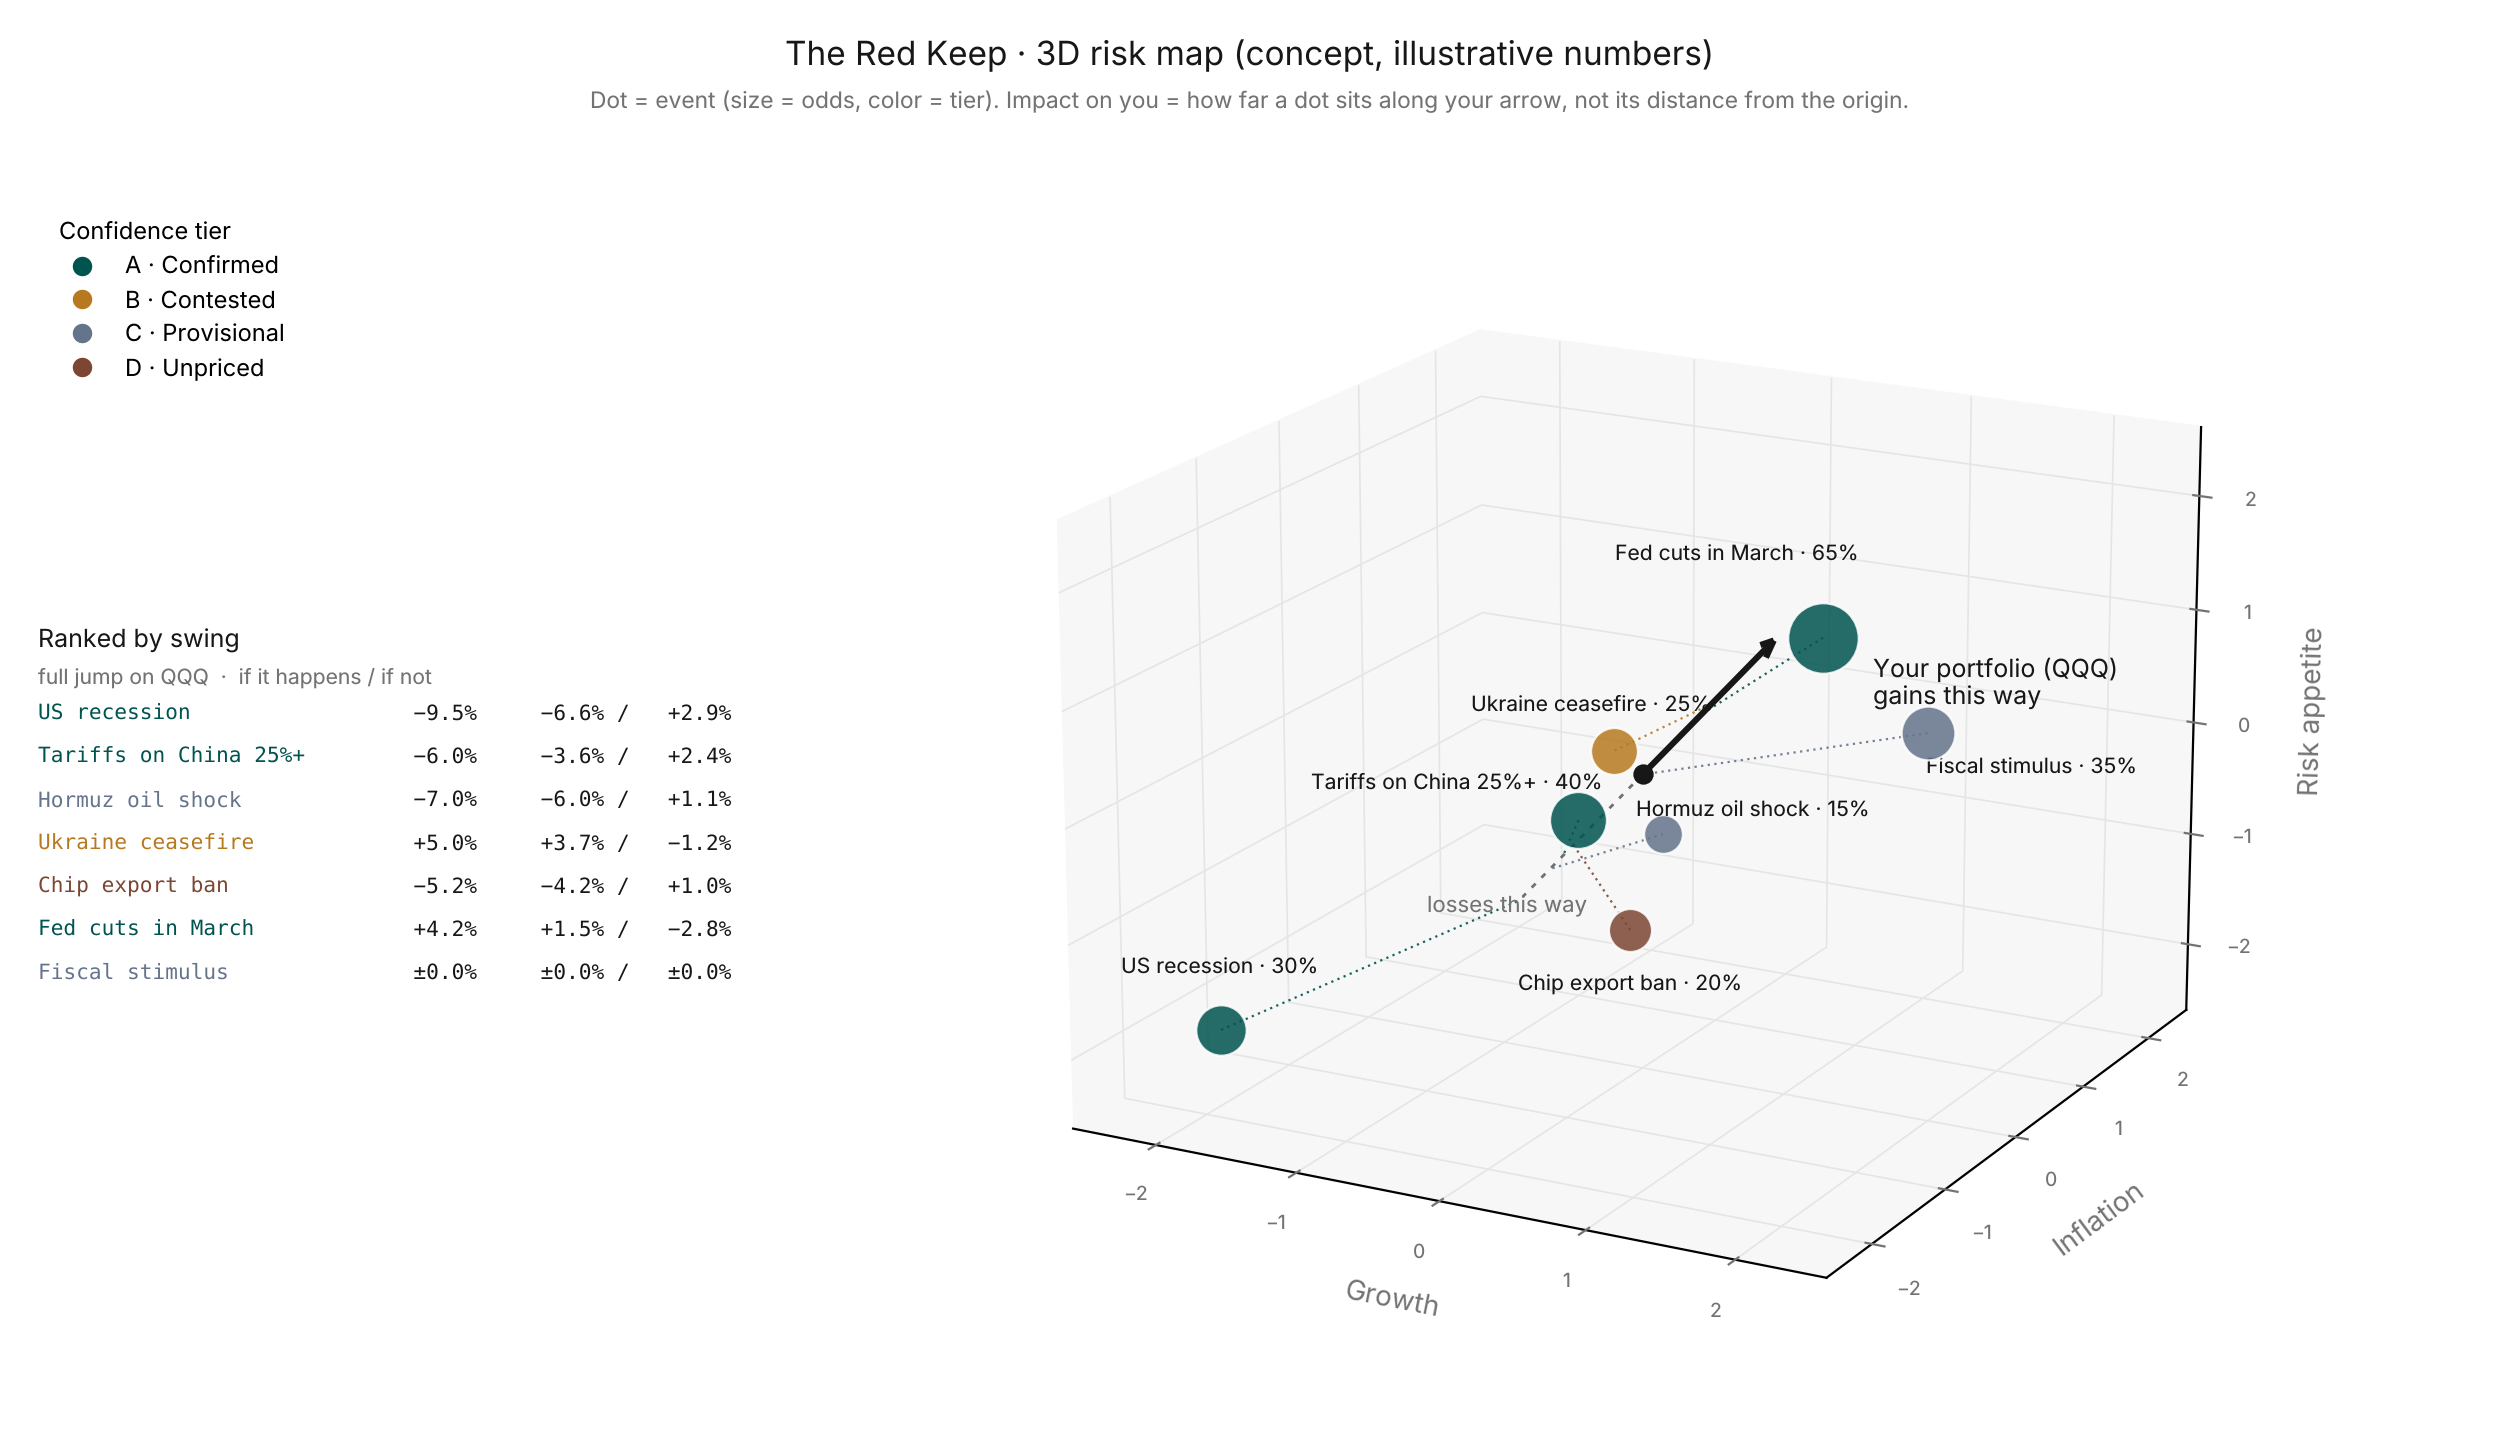

The script that drew this image:
"""Concept figure for the 3D risk map (illustrative numbers only)."""
import numpy as np
import matplotlib
matplotlib.use("Agg")
import matplotlib.pyplot as plt
from matplotlib import font_manager

# Castle-like palette
INK = "#171717"; GRAY = "#737373"; LINE = "#E5E5E5"; BG = "#FFFFFF"
TEAL = "#00544F"; AMBER = "#B7791F"; SLATE = "#64748B"; RISK = "#7C4632"; BLUE = "#3A5C9A"
TIER_COLORS = {"A": TEAL, "B": AMBER, "C": SLATE, "D": RISK}

for f in font_manager.findSystemFonts():
    if "Inter" in f:
        font_manager.fontManager.addfont(f)
plt.rcParams["font.family"] = "Inter"
plt.rcParams["font.size"] = 10

# Portfolio exposure (QQQ-like): % P&L per typical move on (growth, inflation, risk appetite)
b = np.array([2.0, -1.5, 2.5])
u = b / np.linalg.norm(b)

# Illustrative events: position = how the event pushes (growth, inflation, risk appetite)
# (name, position, odds, tier, label offset)
events = [
    ("Tariffs on China 25%+", (-1.0, 1.0, -1.0), 0.40, "A", (-0.9, 0.0, 0.1)),
    ("Hormuz oil shock", (-0.7, 1.6, -1.3), 0.15, "C", (0.2, 0.9, -0.15)),
    ("US recession", (-2.5, -1.0, -2.4), 0.30, "A", (0.0, 0.0, 0.5)),
    ("Fed cuts in March", (1.0, 0.5, 1.2), 0.65, "A", (-0.6, 0.0, 0.55)),
    ("Ukraine ceasefire", (0.5, -1.3, 0.8), 0.25, "B", (0.0, -0.3, 0.45)),
    ("Fiscal stimulus", (1.2, 1.6, 0.0), 0.35, "C", (0.5, 0.5, -0.45)),
    ("Chip export ban", (-0.3, 0.4, -1.6), 0.20, "D", (0.0, 0.0, -0.55)),
]

fig = plt.figure(figsize=(12.5, 7.2), dpi=200, facecolor=BG)
ax = fig.add_axes([0.30, 0.0, 0.70, 0.90], projection="3d", facecolor=BG)
ax.view_init(elev=18, azim=-62)
lim = 2.6
ax.set_xlim(-lim, lim); ax.set_ylim(-lim, lim); ax.set_zlim(-lim, lim)
for axis in (ax.xaxis, ax.yaxis, ax.zaxis):
    axis.set_pane_color((0.97, 0.97, 0.97, 1.0))
    axis._axinfo["grid"]["color"] = LINE
    axis._axinfo["grid"]["linewidth"] = 0.6
ax.set_xlabel("Growth", color=GRAY, labelpad=6)
ax.set_ylabel("Inflation", color=GRAY, labelpad=6)
ax.set_zlabel("Risk appetite", color=GRAY, labelpad=6)
ax.tick_params(colors=GRAY, labelsize=7)

# Origin = portfolio today
ax.scatter([0], [0], [0], s=40, color=INK, depthshade=False)

# Portfolio arrow and its backward extension (the loss side)
L = 2.6
ax.quiver(0, 0, 0, *(u * L), color=INK, linewidth=2.2, arrow_length_ratio=0.08)
ax.plot(*np.vstack([np.zeros(3), -u * L]).T, color=INK, linewidth=1, linestyle=(0, (2, 3)), alpha=0.6)
ax.text(*(u * (L + 0.15) + np.array([0.9, -0.6, -0.2])), "Your portfolio (QQQ)\ngains this way", color=INK, fontsize=9, ha="left")
ax.text(*(-u * (L + 0.35)), "losses this way", color=GRAY, fontsize=8, ha="center")

rows = []
for name, pos, q, tier, off in events:
    p = np.array(pos)
    impact = float(b @ p)  # % move on the portfolio if the full jump happens
    proj = (p @ u) * u     # foot of the projection on the arrow's line
    c = TIER_COLORS[tier]
    ax.plot(*np.vstack([p, proj]).T, color=c, linewidth=0.8, linestyle=(0, (1, 2)), alpha=0.9)
    ax.scatter(*p, s=60 + 900 * q, color=c, alpha=0.85, edgecolors="white", linewidths=0.8, depthshade=False)
    ax.text(p[0] + off[0], p[1] + off[1], p[2] + off[2], f"{name} · {q:.0%}", fontsize=7.6, color=INK, ha="center")
    rows.append((name, q, impact, tier))

# Legend for tiers
from matplotlib.lines import Line2D
handles = [Line2D([0], [0], marker="o", color="w", markerfacecolor=TIER_COLORS[t], markersize=8, label=l)
           for t, l in [("A", "A · Confirmed"), ("B", "B · Contested"), ("C", "C · Provisional"), ("D", "D · Unpriced")]]
leg = fig.legend(handles=handles, loc="upper left", bbox_to_anchor=(0.015, 0.86), frameon=False, fontsize=8.5, title="Confidence tier", title_fontsize=8.5, alignment="left")
rows.sort(key=lambda r: -(r[1] * (1 - r[1]) * r[2] ** 2))
y = 0.50
fig.text(0.015, y + 0.05, "Ranked by swing", fontsize=9, color=INK)
fig.text(0.015, y + 0.025, "full jump on QQQ  ·  if it happens / if not", fontsize=7.6, color=GRAY)
for name, q, imp, tier in rows:
    hap = (1 - q) * imp; nothap = -q * imp
    fmt = lambda x: ("+" if x > 0.05 else ("−" if x < -0.05 else "±")) + f"{abs(x):.1f}%"
    fig.text(0.015, y, f"{name}", fontsize=7.6, color=TIER_COLORS[tier], family="DejaVu Sans Mono")
    fig.text(0.155, y, f"{fmt(imp):>7}   {fmt(hap):>7} / {fmt(nothap):>7}", fontsize=7.6, color=INK, family="DejaVu Sans Mono")
    y -= 0.03
fig.text(0.5, 0.955, "The Red Keep · 3D risk map (concept, illustrative numbers)", ha="center", fontsize=12, color=INK)
fig.text(0.5, 0.925, "Dot = event (size = odds, color = tier). Impact on you = how far a dot sits along your arrow, not its distance from the origin.",
         ha="center", fontsize=8.2, color=GRAY)
out = __import__("sys").argv[1]
fig.savefig(out, dpi=200, facecolor=BG)
print("saved", out)
